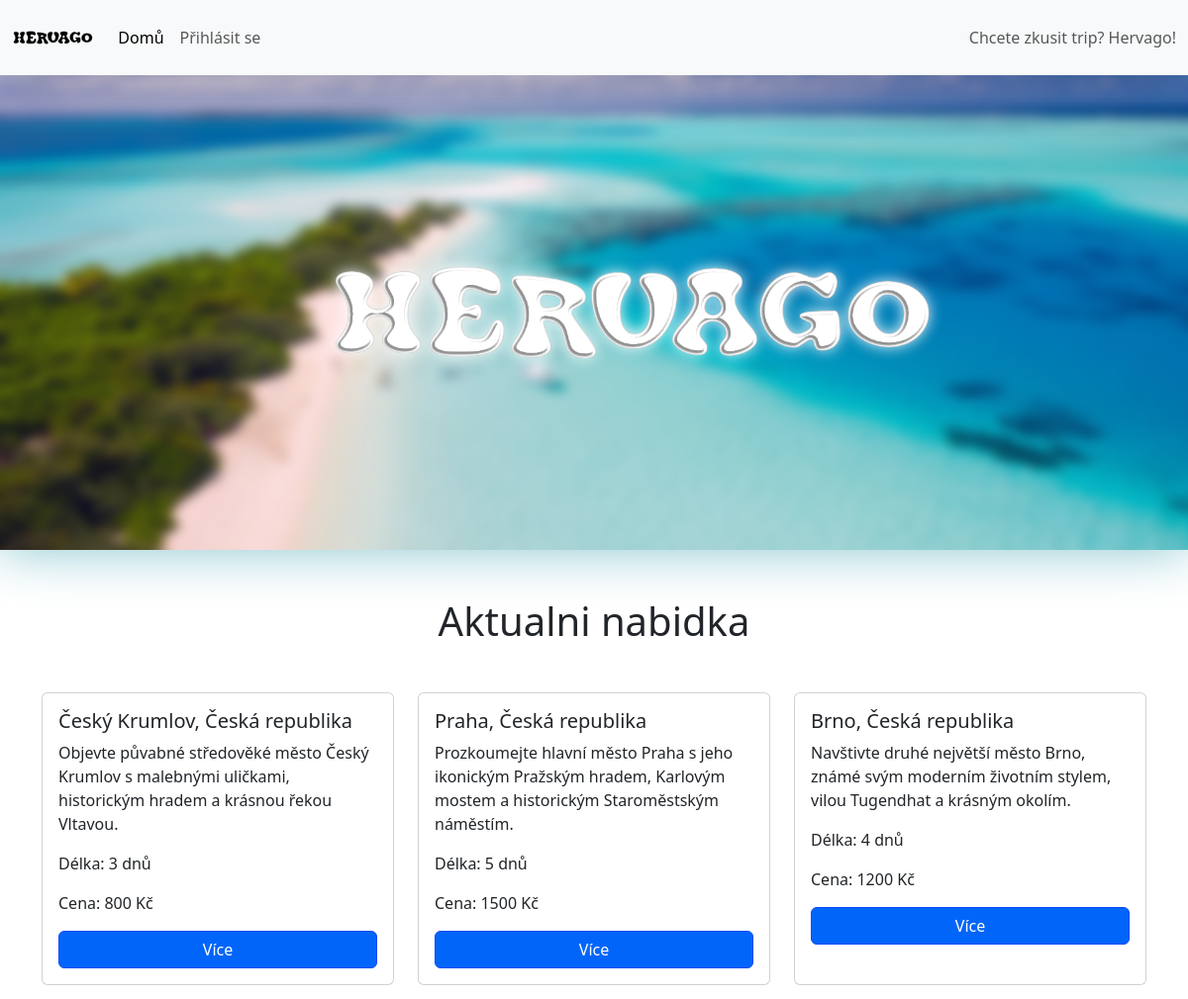
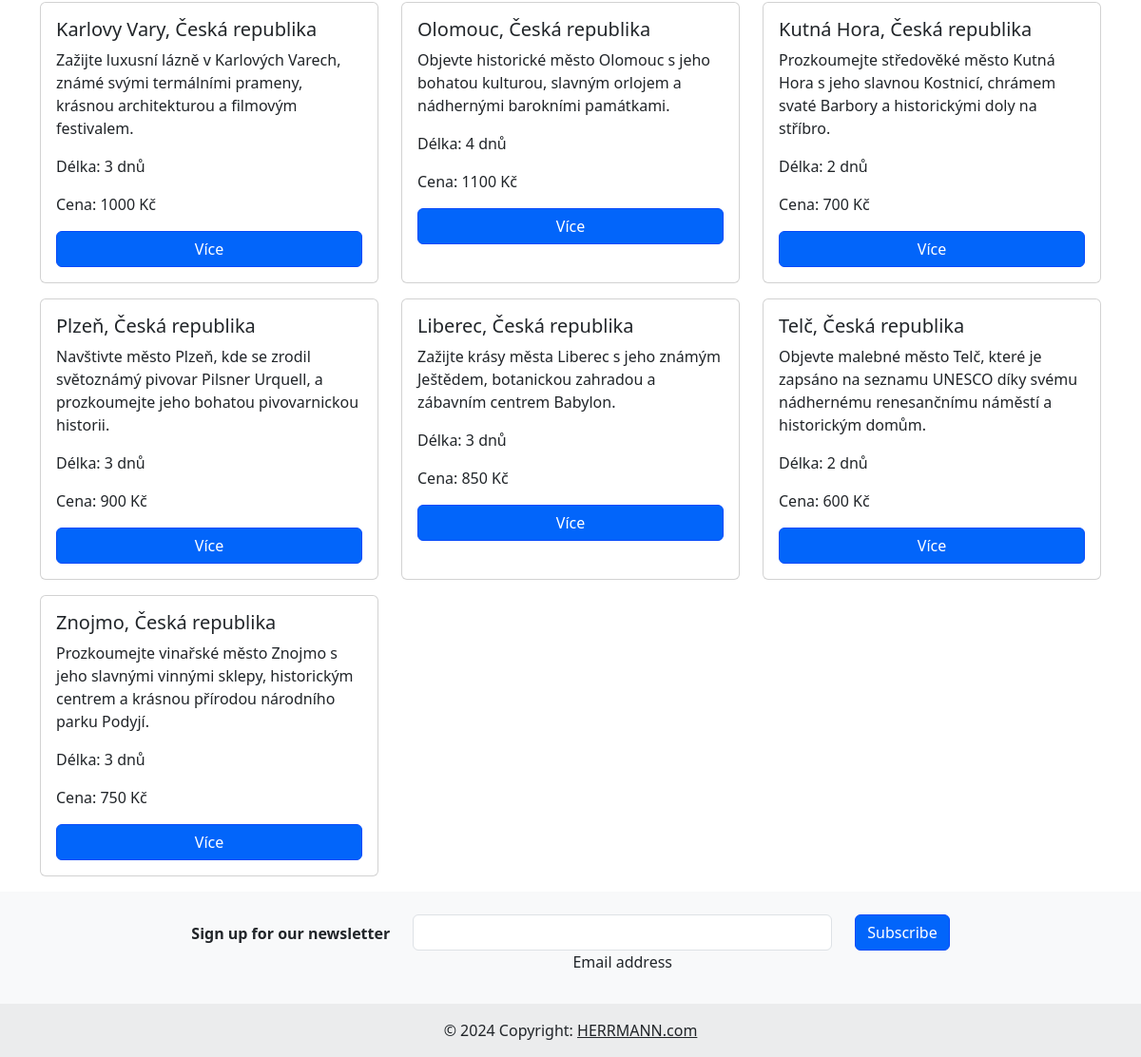
The page / on the database its author committed (2 pictures, top to bottom).
### tables this page shows
CREATE TABLE Trip(
                     id int primary key auto_increment,
                     destination varchar(100) not null,
                     description text,
                     length_days int,
                     price int
);

### index.php (the view, shortened to what this page needs)
<!doctype html>
<html lang="en">
<head>
    <link href="https://cdn.jsdelivr.net/npm/bootstrap@5.3.3/dist/css/bootstrap.min.css" rel="stylesheet">
    <link rel="stylesheet" href="style.css">
</head>
<body>
<?php include 'navbar.php'?>
<div class="top-container d-flex justify-content-center align-items-center flex-column">
</div>
<h1 class="text-center mt-5">Aktualni nabidka</h1>
<div class="mid-container d-flex justify-content-center align-items-center flex-row mt-5">
    <div class="container">
        <div class="row">
            <?php
            include './scripts/connection.php';
            $sql = "SELECT id, destination, description, length_days, price FROM Trip";
            $result = $conn->query($sql);
            if ($result->num_rows > 0) {
                while($row = $result->fetch_assoc()) {
                    echo "<div class='col-md-4 mb-3'>";
                    echo "<div class='card h-100'>";
                    echo "<div class='card-body'>";
                    echo "<h5 class='card-title'>" . $row["destination"] . "</h5>";
                    echo "<p class='card-text'>" . $row["description"] . "</p>";
                    echo "<p class='card-text'>Délka: " . $row["length_days"] . " dnů</p>";
                    echo "<p class='card-text'>Cena: " . $row["price"] . " Kč</p>";
                    echo "<a href='trip.php?id=" . $row["id"] . "' class='btn btn-primary w-100'>Více</a>";
                    echo "</div>";
                    echo "</div>";
                    echo "</div>";
                }
            } else {
                echo "Žádné nabídky nebyly nalezeny.";
            }
            ?>
        </div>
    </div>
</div>
<?php include 'footer.php'?>
</body>
</html>

### navbar.php (shortened to what this page needs)
<nav class="navbar navbar-expand-lg bg-body-tertiary shadow-lg sticky-top">
    <div class="container-fluid">
        <a class="navbar-brand" href="#">
            <img src="assets/hervago_lil_logo.png" alt="Hervago" height="50">
        </a>
        <div class="collapse navbar-collapse" id="navbarText">
            <ul class="navbar-nav me-auto mb-2 mb-lg-0">
                <li class="nav-item">
                    <a class="nav-link active" aria-current="page" href="./index.php">Domů</a>
                </li>
            <?php if (!isset($_SESSION['user_id'])): ?>
                <li class="nav-item">
                    <a class="nav-link" href="./login.php">Přihlásit se</a>
                </li>
            <?php endif; ?>
            </ul>
            <span class="navbar-text">
                Chcete zkusit trip? Hervago!
            </span>
        </div>
    </div>
</nav>

### footer.php
<footer class="bg-body-tertiary text-center">
    <div class="container p-4 pb-0">
        <section class="">
            <form action="">
                <div class="row d-flex justify-content-center">
                    <div class="col-auto">
                        <p class="pt-2">
                            <strong>Sign up for our newsletter</strong>
                        </p>
                    </div>
                    <div class="col-md-5 col-12">
                        <div data-mdb-input-init class="form-outline mb-4">
                            <input type="email" id="form5Example26" class="form-control" />
                            <label class="form-label" for="form5Example26">Email address</label>
                        </div>
                    </div>
                    <div class="col-auto">
                        <button data-mdb-ripple-init type="submit" class="btn btn-primary mb-4">
                            Subscribe
                        </button>
                    </div>
                </div>
            </form>
        </section>
    </div>
    <div class="text-center p-3" style="background-color: rgba(0, 0, 0, 0.05);">
        © 2024 Copyright:
        <a class="text-body" href="https://mdbootstrap.com/">HERRMANN.com</a>
    </div>
</footer>

### style.css (style rules this page uses)
.top-container { background-image: url("assets/hervago2.png"); background-repeat: no-repeat; background-size: cover; background-position: 50%; width: 100vw; height: 60vh; background-color: rgba(0, 0, 0, 0.5); box-shadow: 0px 0px 50px rgba(7, 133, 155, 0.48); }
.btn-primary { background-color: #0265fa !important; border-color: #0449fa !important; }

### rows shown on the page
trip: destination "Český Krumlov, Česká republika", description "Objevte půvabné středověké město Český Krumlov s malebnými uličkami, historickým hradem a krásnou řekou Vltavou.", length_days "3", price "800"
trip: destination "Praha, Česká republika", description "Prozkoumejte hlavní město Praha s jeho ikonickým Pražským hradem, Karlovým mostem a historickým Staroměstským náměstím.", length_days "5", price "1500"
trip: destination "Brno, Česká republika", description "Navštivte druhé největší město Brno, známé svým moderním životním stylem, vilou Tugendhat a krásným okolím.", length_days "4", price "1200"
trip: destination "Karlovy Vary, Česká republika", description "Zažijte luxusní lázně v Karlových Varech, známé svými termálními prameny, krásnou architekturou a filmovým festivalem.", length_days "3", price "1000"
trip: destination "Olomouc, Česká republika", description "Objevte historické město Olomouc s jeho bohatou kulturou, slavným orlojem a nádhernými barokními památkami.", length_days "4", price "1100"
trip: destination "Kutná Hora, Česká republika", description "Prozkoumejte středověké město Kutná Hora s jeho slavnou Kostnicí, chrámem svaté Barbory a historickými doly na stříbro.", length_days "2", price "700"
trip: destination "Plzeň, Česká republika", description "Navštivte město Plzeň, kde se zrodil světoznámý pivovar Pilsner Urquell, a prozkoumejte jeho bohatou pivovarnickou historii.", length_days "3", price "900"
trip: destination "Liberec, Česká republika", description "Zažijte krásy města Liberec s jeho známým Ještědem, botanickou zahradou a zábavním centrem Babylon.", length_days "3", price "850"
trip: destination "Telč, Česká republika", description "Objevte malebné město Telč, které je zapsáno na seznamu UNESCO díky svému nádhernému renesančnímu náměstí a historickým domům.", length_days "2", price "600"
trip: destination "Znojmo, Česká republika", description "Prozkoumejte vinařské město Znojmo s jeho slavnými vinnými sklepy, historickým centrem a krásnou přírodou národního parku Podyjí.", length_days "3", price "750"
